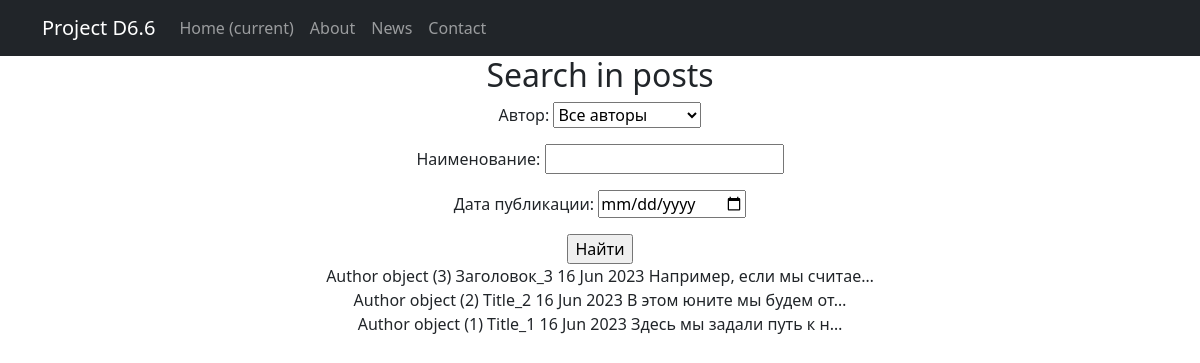
The app's page /news/search/ with its own data.
### news/models.py (models this page shows, shortened)
class Post(models.Model):  # класс Post
    news = 'NE'
    article = 'AR'
    CATSELECT = [
        (news, 'Новость'),
        (article, 'Статья')
    ]
    objects = None
    author = models.ForeignKey(Author, on_delete=models.CASCADE)  # связь «один ко многим» с моделью Author
    time_in = models.DateTimeField(auto_now_add=True)  # автоматическое присвоение даты и времени создания
    title = models.CharField(max_length=255)  # длина заголовка
    choice_field = models.CharField(max_length=2, choices=CATSELECT, default='article')  # поле выбора категории новость/статья
    content = models.TextField()  # содержание статьи/новости
    rating = models.IntegerField(default=0)  # рейтинг статьи/новости
    category = models.ManyToManyField(Category, through='PostCategory')  # связь «многие ко многим» с моделью Category (с дополнительной моделью PostCategory)

class Author(models.Model):  # наследуемся от класса Model
    objects = None
    user = models.OneToOneField(User, on_delete=models.CASCADE)  # имя автора в соответствии с шаблоном User
    rating = models.IntegerField(default=0)  # рейтинг автора

### news/views.py (the view)
# urls.py: path('search/', PostSearch.as_view(), name='post_search'),
class PostSearch(ListView):
    model = Post
    ordering = '-time_in'
    filterset_class = PostFilter
    template_name = 'search.html'
    context_object_name = 'search'
    def get_queryset(self):
        queryset = super().get_queryset()
        self.filterset = PostFilter(self.request.GET, queryset)
        return self.filterset.qs
    def get_context_data(self, **kwargs):
        context = super().get_context_data(**kwargs)
        context['filterset'] = self.filterset
        return context

### templates/search.html (shortened to what this page needs)
{% extends 'flatpages/default.html' %}
{% block content %}
    <h2>Search in posts</h2>
    <form action="" method="get">
        {{ filterset.form.as_p }}
        <input type="submit" value="Найти"/>
    </form>
    {% for post in search %}
     <div>
     {{ post.author }}
     {{ post.title }}
     {{ post.time_in|date:'d M Y' }}
     {{ post.content|truncatechars:25 }}
     </div>
    {% endfor %}
{% endblock content %}

### templates/flatpages/default.html (shortened to what this page needs)
<!DOCTYPE html>
<html lang="en">
    <head>
        {% load static %}
        <link href="{% static 'css/styles.css' %}" rel="stylesheet" />
    </head>
    <body>
        <nav class="navbar navbar-expand-lg navbar-dark bg-dark static-top">
            <div class="container">
                <a class="navbar-brand" href="#">Project D6.6</a>
                <div class="collapse navbar-collapse" id="navbarResponsive">
                    <ul class="navbar-nav ml-auto">
                        <li class="nav-item active">
                            <a class="nav-link" href="#">Home
                                <span class="sr-only">(current)</span>
                            </a>
                        </li>
                        <li class="nav-item">
                            <a class="nav-link" href="/about/">About</a>
                        </li>
                        <li class="nav-item">
                            <a class="nav-link" href="/news/">News</a>
                        </li>
                        <li class="nav-item">
                            <a class="nav-link" href="/contacts/">Contact</a>
                        </li>
                    </ul>
                </div>
            </div>
        </nav>
        <div class="container">
            <div class="row">
                <div class="col-lg-12 text-center">
                    {% block content %}{% endblock content %}
                </div>
            </div>
        </div>
    </body>
</html>

### records on screen
Post: author "Author object (3)", title "Заголовок_3", time_in "16 Jun 2023", content "Например, если мы считае…"
Post: author "Author object (2)", title "Title_2", time_in "16 Jun 2023", content "В этом юните мы будем от…"
Post: author "Author object (1)", title "Title_1", time_in "16 Jun 2023", content "Здесь мы задали путь к н…"
